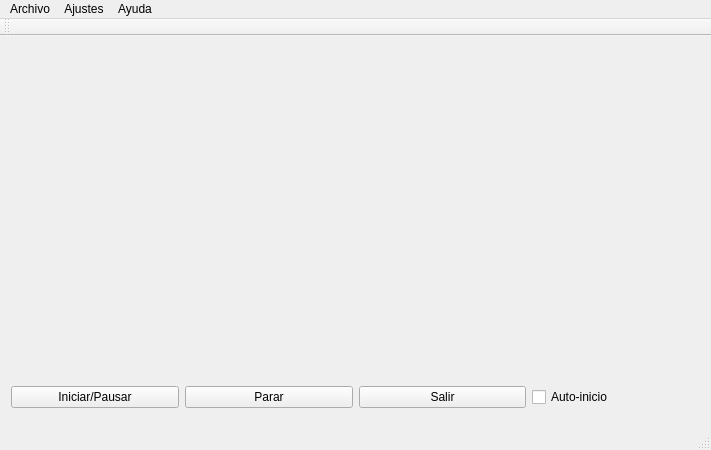
<?xml version="1.0" encoding="UTF-8"?>
<ui version="4.0">
 <class>MainWindow</class>
 <widget class="QMainWindow" name="MainWindow">
  <property name="geometry">
   <rect>
    <x>0</x>
    <y>0</y>
    <width>711</width>
    <height>450</height>
   </rect>
  </property>
  <property name="windowTitle">
   <string>MainWindow</string>
  </property>
  <widget class="QWidget" name="centralWidget">
   <property name="sizePolicy">
    <sizepolicy hsizetype="Preferred" vsizetype="Preferred">
     <horstretch>0</horstretch>
     <verstretch>0</verstretch>
    </sizepolicy>
   </property>
   <property name="minimumSize">
    <size>
     <width>711</width>
     <height>0</height>
    </size>
   </property>
   <layout class="QGridLayout" name="gridLayout">
    <item row="3" column="0">
     <widget class="QPushButton" name="start">
      <property name="text">
       <string>Iniciar/Pausar</string>
      </property>
     </widget>
    </item>
    <item row="3" column="1">
     <widget class="QPushButton" name="stop">
      <property name="text">
       <string>Parar</string>
      </property>
     </widget>
    </item>
    <item row="0" column="0" colspan="4">
     <widget class="QLabel" name="label">
      <property name="sizePolicy">
       <sizepolicy hsizetype="Ignored" vsizetype="Ignored">
        <horstretch>0</horstretch>
        <verstretch>0</verstretch>
       </sizepolicy>
      </property>
      <property name="maximumSize">
       <size>
        <width>715</width>
        <height>317</height>
       </size>
      </property>
      <property name="text">
       <string/>
      </property>
      <property name="scaledContents">
       <bool>true</bool>
      </property>
      <property name="alignment">
       <set>Qt::AlignCenter</set>
      </property>
     </widget>
    </item>
    <item row="3" column="3">
     <widget class="QCheckBox" name="autoinicio">
      <property name="text">
       <string>Auto-inicio</string>
      </property>
     </widget>
    </item>
    <item row="3" column="2">
     <widget class="QPushButton" name="exit">
      <property name="text">
       <string>Salir</string>
      </property>
     </widget>
    </item>
   </layout>
  </widget>
  <widget class="QMenuBar" name="menuBar">
   <property name="geometry">
    <rect>
     <x>0</x>
     <y>0</y>
     <width>711</width>
     <height>20</height>
    </rect>
   </property>
   <widget class="QMenu" name="menuArchivo">
    <property name="title">
     <string>Archivo</string>
    </property>
    <addaction name="actionAbrir"/>
    <addaction name="actionCapturar"/>
    <addaction name="actionSalir"/>
   </widget>
   <widget class="QMenu" name="menuAyuda">
    <property name="title">
     <string>Ayuda</string>
    </property>
    <addaction name="actionAcerca_de"/>
   </widget>
   <widget class="QMenu" name="menuAjustes">
    <property name="title">
     <string>Ajustes</string>
    </property>
    <addaction name="separator"/>
    <addaction name="actionPreferencias"/>
   </widget>
   <addaction name="menuArchivo"/>
   <addaction name="menuAjustes"/>
   <addaction name="menuAyuda"/>
  </widget>
  <widget class="QToolBar" name="mainToolBar">
   <attribute name="toolBarArea">
    <enum>TopToolBarArea</enum>
   </attribute>
   <attribute name="toolBarBreak">
    <bool>false</bool>
   </attribute>
  </widget>
  <widget class="QStatusBar" name="statusBar"/>
  <action name="actionAbrir">
   <property name="text">
    <string>Abrir</string>
   </property>
   <property name="shortcut">
    <string>Ctrl+A</string>
   </property>
  </action>
  <action name="actionSalir">
   <property name="text">
    <string>Salir</string>
   </property>
  </action>
  <action name="actionAcerca_de">
   <property name="text">
    <string>Acerca de ...</string>
   </property>
  </action>
  <action name="actionCapturar">
   <property name="text">
    <string>Capturar</string>
   </property>
  </action>
  <action name="actionPreferencias">
   <property name="text">
    <string>Dispositivo de cámara</string>
   </property>
  </action>
 </widget>
 <layoutdefault spacing="6" margin="11"/>
 <resources/>
 <connections/>
</ui>
